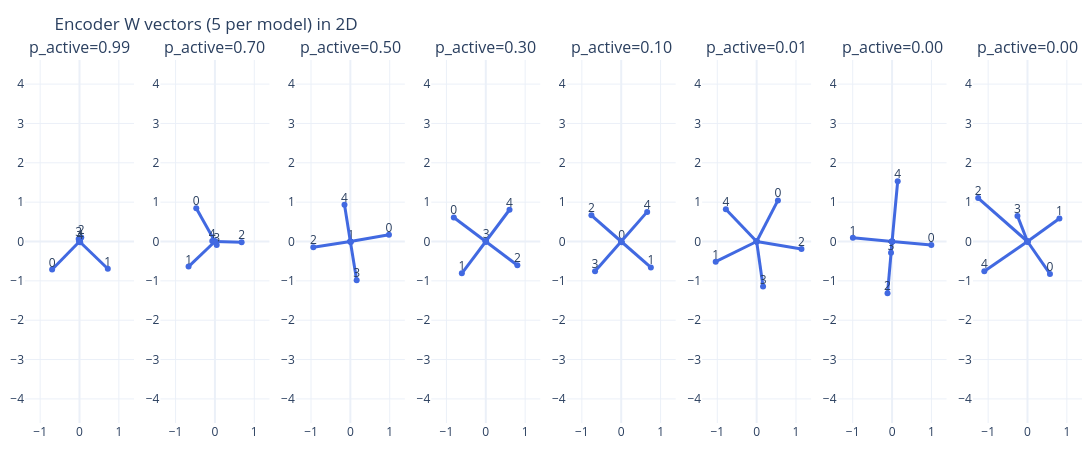

The code cell stored with this chart in its notebook:
### Code cell
from plotly.subplots import make_subplots

# Training loop across configurations
results = {}

for (feature_dim, latent_dim) in feature_latent_pairs:
    for p_active in p_actives:
        # Fresh AutoEncoder instance for each (feature_dim, latent_dim, p_active)
        ae = AutoEncoder(feature_dim, latent_dim)

        dist = sparse_uniform_distribution(
            norm=1.0,
            p_active=p_active,
            n_features=feature_dim,
            n_samples=8_000,
            generator=Generator(device=device)
        )
        key = (feature_dim, latent_dim, p_active)
        importance = make_importance(uniform=False, shape=dist.shape[1:], base=0.9, exponential=1.0)
        # importance = make_importance(uniform=True, shape=dist.shape[1:], base=1.0)
        tm = ToyModel(
            f"tm_ae{feature_dim}_{p_active:.2f}", 
            ae, 
            dist 
        )

        tm.fit(epochs=700, importance=importance)
        results[key] = {
            'model': tm,
            'ae': ae,
            'dist': dist,
            'imp': importance
        }

        # Inspect learned W for this particular model
        (name_W, W_param), (name_b, b_param) = ae.named_parameters()
        W_print = W_param.detach().cpu().T  # shape (feature_dim, latent_dim)
        print(f"{tm.name}, key={key}, W=\n{W_print}\n")

# Access results via results.keys() or e.g. results[(features1, latent1, 0.99)]['model']
# 
# Collect all (key, W) from results, ensuring each W is taken from its own trained AutoEncoder
Ws = []
for key, value in results.items():
    ae = value['ae']
    (name_W, W_param), (name_b, b_param) = ae.named_parameters()
    W = W_param.detach().cpu().T  # shape (feature_dim, latent_dim) -> here (5, 2)
    print(f"key={key}, W=\n{W}\n")
    Ws.append((key, W))

if not Ws:
    raise RuntimeError("Could not find any W in results.")

n_models = len(Ws)
fig = make_subplots(
    rows=1,
    cols=n_models,
    subplot_titles=[f"p_active={key[2]:.2f}" for key, _ in Ws],
)

# Plot each model's 5 vectors in its own subplot, all on the same plane
for col_idx, (key, W) in enumerate(Ws, start=1):
    n_vec = W.shape[0]  # should be 5
    for i in range(n_vec):
        vx = W[i, 0].item()
        vy = W[i, 1].item()

        # Arrow from origin to (vx, vy)
        fig.add_trace(
            go.Scatter(
                x=[0.0, vx],
                y=[0.0, vy],
                mode="lines+markers",
                line=dict(width=3, color="royalblue"),
                marker=dict(size=6),
                showlegend=False,
            ),
            row=1,
            col=col_idx,
        )

        # Label the vector index at the head
        fig.add_trace(
            go.Scatter(
                x=[vx],
                y=[vy],
                mode="text",
                text=[f"{i}"],
                textposition="top center",
                showlegend=False,
                hoverinfo="skip",
            ),
            row=1,
            col=col_idx,
        )

    # Same plane for all 5 vectors of this model
    fig.update_xaxes(range=[-1.3, 1.3], zeroline=True, row=1, col=col_idx)
    fig.update_yaxes(
        range=[-1.3, 1.3],
        zeroline=True,
        scaleanchor=f"x{col_idx}",
        scaleratio=1,
        row=1,
        col=col_idx,
    )

fig.update_layout(
    title="Encoder W vectors (5 per model) in 2D",
    height=450,
    width=350 * n_models,
    template="plotly_white",
    margin=dict(t=60, l=10, r=10, b=10),
)

fig.show()

### Figure 1 — Plotly figure (JSON) as saved in the notebook; plotly's stock layout.template omitted (floating-point values rounded to 4 significant figures)
{"data": [{"line": {"color": "royalblue", "width": 3}, "marker": {"size": 6}, "mode": "lines+markers", "showlegend": false, "type": "scatter", "x": [0, -0.6961], "xaxis": "x", "y": [0, -0.7124], "yaxis": "y"}, {"hoverinfo": "skip", "mode": "text", "showlegend": false, "text": ["0"], "textposition": "top center", "type": "scatter", "x": [-0.6961], "xaxis": "x", "y": [-0.7124], "yaxis": "y"}, {"line": {"color": "royalblue", "width": 3}, "marker": {"size": 6}, "mode": "lines+markers", "showlegend": false, "type": "scatter", "x": [0, 0.7191], "xaxis": "x", "y": [0, -0.6922], "yaxis": "y"}, {"hoverinfo": "skip", "mode": "text", "showlegend": false, "text": ["1"], "textposition": "top center", "type": "scatter", "x": [0.7191], "xaxis": "x", "y": [-0.6922], "yaxis": "y"}, {"line": {"color": "royalblue", "width": 3}, "marker": {"size": 6}, "mode": "lines+markers", "showlegend": false, "type": "scatter", "x": [0, 0.04509], "xaxis": "x", "y": [0, 0.1025], "yaxis": "y"}, {"hoverinfo": "skip", "mode": "text", "showlegend": false, "text": ["2"], "textposition": "top center", "type": "scatter", "x": [0.04509], "xaxis": "x", "y": [0.1025], "yaxis": "y"}, {"line": {"color": "royalblue", "width": 3}, "marker": {"size": 6}, "mode": "lines+markers", "showlegend": false, "type": "scatter", "x": [0, -0.02181], "xaxis": "x", "y": [0, 0.06616], "yaxis": "y"}, {"hoverinfo": "skip", "mode": "text", "showlegend": false, "text": ["3"], "textposition": "top center", "type": "scatter", "x": [-0.02181], "xaxis": "x", "y": [0.06616], "yaxis": "y"}, {"line": {"color": "royalblue", "width": 3}, "marker": {"size": 6}, "mode": "lines+markers", "showlegend": false, "type": "scatter", "x": [0, 0.01766], "xaxis": "x", "y": [0, -0.01959], "yaxis": "y"}, {"hoverinfo": "skip", "mode": "text", "showlegend": false, "text": ["4"], "textposition": "top center", "type": "scatter", "x": [0.01766], "xaxis": "x", "y": [-0.01959], "yaxis": "y"}, {"line": {"color": "royalblue", "width": 3}, "marker": {"size": 6}, "mode": "lines+markers", "showlegend": false, "type": "scatter", "x": [0, -0.4742], "xaxis": "x2", "y": [0, 0.8452], "yaxis": "y2"}, {"hoverinfo": "skip", "mode": "text", "showlegend": false, "text": ["0"], "textposition": "top center", "type": "scatter", "x": [-0.4742], "xaxis": "x2", "y": [0.8452], "yaxis": "y2"}, {"line": {"color": "royalblue", "width": 3}, "marker": {"size": 6}, "mode": "lines+markers", "showlegend": false, "type": "scatter", "x": [0, -0.6696], "xaxis": "x2", "y": [0, -0.6379], "yaxis": "y2"}, {"hoverinfo": "skip", "mode": "text", "showlegend": false, "text": ["1"], "textposition": "top center", "type": "scatter", "x": [-0.6696], "xaxis": "x2", "y": [-0.6379], "yaxis": "y2"}, {"line": {"color": "royalblue", "width": 3}, "marker": {"size": 6}, "mode": "lines+markers", "showlegend": false, "type": "scatter", "x": [0, 0.6785], "xaxis": "x2", "y": [0, -0.01685], "yaxis": "y2"}, {"hoverinfo": "skip", "mode": "text", "showlegend": false, "text": ["2"], "textposition": "top center", "type": "scatter", "x": [0.6785], "xaxis": "x2", "y": [-0.01685], "yaxis": "y2"}, {"line": {"color": "royalblue", "width": 3}, "marker": {"size": 6}, "mode": "lines+markers", "showlegend": false, "type": "scatter", "x": [0, 0.04506], "xaxis": "x2", "y": [0, -0.09065], "yaxis": "y2"}, {"hoverinfo": "skip", "mode": "text", "showlegend": false, "text": ["3"], "textposition": "top center", "type": "scatter", "x": [0.04506], "xaxis": "x2", "y": [-0.09065], "yaxis": "y2"}, {"line": {"color": "royalblue", "width": 3}, "marker": {"size": 6}, "mode": "lines+markers", "showlegend": false, "type": "scatter", "x": [0, -0.06783], "xaxis": "x2", "y": [0, 0.01301], "yaxis": "y2"}, {"hoverinfo": "skip", "mode": "text", "showlegend": false, "text": ["4"], "textposition": "top center", "type": "scatter", "x": [-0.06783], "xaxis": "x2", "y": [0.01301], "yaxis": "y2"}, {"line": {"color": "royalblue", "width": 3}, "marker": {"size": 6}, "mode": "lines+markers", "showlegend": false, "type": "scatter", "x": [0, 0.9808], "xaxis": "x3", "y": [0, 0.1728], "yaxis": "y3"}, {"hoverinfo": "skip", "mode": "text", "showlegend": false, "text": ["0"], "textposition": "top center", "type": "scatter", "x": [0.9808], "xaxis": "x3", "y": [0.1728], "yaxis": "y3"}, {"line": {"color": "royalblue", "width": 3}, "marker": {"size": 6}, "mode": "lines+markers", "showlegend": false, "type": "scatter", "x": [0, 0.01256], "xaxis": "x3", "y": [0, -0.01074], "yaxis": "y3"}, {"hoverinfo": "skip", "mode": "text", "showlegend": false, "text": ["1"], "textposition": "top center", "type": "scatter", "x": [0.01256], "xaxis": "x3", "y": [-0.01074], "yaxis": "y3"}, {"line": {"color": "royalblue", "width": 3}, "marker": {"size": 6}, "mode": "lines+markers", "showlegend": false, "type": "scatter", "x": [0, -0.9409], "xaxis": "x3", "y": [0, -0.1443], "yaxis": "y3"}, {"hoverinfo": "skip", "mode": "text", "showlegend": false, "text": ["2"], "textposition": "top center", "type": "scatter", "x": [-0.9409], "xaxis": "x3", "y": [-0.1443], "yaxis": "y3"}, {"line": {"color": "royalblue", "width": 3}, "marker": {"size": 6}, "mode": "lines+markers", "showlegend": false, "type": "scatter", "x": [0, 0.1602], "xaxis": "x3", "y": [0, -0.9831], "yaxis": "y3"}, {"hoverinfo": "skip", "mode": "text", "showlegend": false, "text": ["3"], "textposition": "top center", "type": "scatter", "x": [0.1602], "xaxis": "x3", "y": [-0.9831], "yaxis": "y3"}, {"line": {"color": "royalblue", "width": 3}, "marker": {"size": 6}, "mode": "lines+markers", "showlegend": false, "type": "scatter", "x": [0, -0.1488], "xaxis": "x3", "y": [0, 0.9327], "yaxis": "y3"}, {"hoverinfo": "skip", "mode": "text", "showlegend": false, "text": ["4"], "textposition": "top center", "type": "scatter", "x": [-0.1488], "xaxis": "x3", "y": [0.9327], "yaxis": "y3"}, {"line": {"color": "royalblue", "width": 3}, "marker": {"size": 6}, "mode": "lines+markers", "showlegend": false, "type": "scatter", "x": [0, -0.8128], "xaxis": "x4", "y": [0, 0.611], "yaxis": "y4"}, {"hoverinfo": "skip", "mode": "text", "showlegend": false, "text": ["0"], "textposition": "top center", "type": "scatter", "x": [-0.8128], "xaxis": "x4", "y": [0.611], "yaxis": "y4"}, {"line": {"color": "royalblue", "width": 3}, "marker": {"size": 6}, "mode": "lines+markers", "showlegend": false, "type": "scatter", "x": [0, -0.6087], "xaxis": "x4", "y": [0, -0.8096], "yaxis": "y4"}, {"hoverinfo": "skip", "mode": "text", "showlegend": false, "text": ["1"], "textposition": "top center", "type": "scatter", "x": [-0.6087], "xaxis": "x4", "y": [-0.8096], "yaxis": "y4"}, {"line": {"color": "royalblue", "width": 3}, "marker": {"size": 6}, "mode": "lines+markers", "showlegend": false, "type": "scatter", "x": [0, 0.8023], "xaxis": "x4", "y": [0, -0.6017], "yaxis": "y4"}, {"hoverinfo": "skip", "mode": "text", "showlegend": false, "text": ["2"], "textposition": "top center", "type": "scatter", "x": [0.8023], "xaxis": "x4", "y": [-0.6017], "yaxis": "y4"}, {"line": {"color": "royalblue", "width": 3}, "marker": {"size": 6}, "mode": "lines+markers", "showlegend": false, "type": "scatter", "x": [0, 0.00733], "xaxis": "x4", "y": [0, 0.006971], "yaxis": "y4"}, {"hoverinfo": "skip", "mode": "text", "showlegend": false, "text": ["3"], "textposition": "top center", "type": "scatter", "x": [0.00733], "xaxis": "x4", "y": [0.006971], "yaxis": "y4"}, {"line": {"color": "royalblue", "width": 3}, "marker": {"size": 6}, "mode": "lines+markers", "showlegend": false, "type": "scatter", "x": [0, 0.6033], "xaxis": "x4", "y": [0, 0.8074], "yaxis": "y4"}, {"hoverinfo": "skip", "mode": "text", "showlegend": false, "text": ["4"], "textposition": "top center", "type": "scatter", "x": [0.6033], "xaxis": "x4", "y": [0.8074], "yaxis": "y4"}, {"line": {"color": "royalblue", "width": 3}, "marker": {"size": 6}, "mode": "lines+markers", "showlegend": false, "type": "scatter", "x": [0, 0.01339], "xaxis": "x5", "y": [0, -0.01642], "yaxis": "y5"}, {"hoverinfo": "skip", "mode": "text", "showlegend": false, "text": ["0"], "textposition": "top center", "type": "scatter", "x": [0.01339], "xaxis": "x5", "y": [-0.01642], "yaxis": "y5"}, {"line": {"color": "royalblue", "width": 3}, "marker": {"size": 6}, "mode": "lines+markers", "showlegend": false, "type": "scatter", "x": [0, 0.7533], "xaxis": "x5", "y": [0, -0.6595], "yaxis": "y5"}, {"hoverinfo": "skip", "mode": "text", "showlegend": false, "text": ["1"], "textposition": "top center", "type": "scatter", "x": [0.7533], "xaxis": "x5", "y": [-0.6595], "yaxis": "y5"}, {"line": {"color": "royalblue", "width": 3}, "marker": {"size": 6}, "mode": "lines+markers", "showlegend": false, "type": "scatter", "x": [0, -0.7574], "xaxis": "x5", "y": [0, 0.6662], "yaxis": "y5"}, {"hoverinfo": "skip", "mode": "text", "showlegend": false, "text": ["2"], "textposition": "top center", "type": "scatter", "x": [-0.7574], "xaxis": "x5", "y": [0.6662], "yaxis": "y5"}, {"line": {"color": "royalblue", "width": 3}, "marker": {"size": 6}, "mode": "lines+markers", "showlegend": false, "type": "scatter", "x": [0, -0.6648], "xaxis": "x5", "y": [0, -0.7569], "yaxis": "y5"}, {"hoverinfo": "skip", "mode": "text", "showlegend": false, "text": ["3"], "textposition": "top center", "type": "scatter", "x": [-0.6648], "xaxis": "x5", "y": [-0.7569], "yaxis": "y5"}, {"line": {"color": "royalblue", "width": 3}, "marker": {"size": 6}, "mode": "lines+markers", "showlegend": false, "type": "scatter", "x": [0, 0.6595], "xaxis": "x5", "y": [0, 0.7527], "yaxis": "y5"}, {"hoverinfo": "skip", "mode": "text", "showlegend": false, "text": ["4"], "textposition": "top center", "type": "scatter", "x": [0.6595], "xaxis": "x5", "y": [0.7527], "yaxis": "y5"}, {"line": {"color": "royalblue", "width": 3}, "marker": {"size": 6}, "mode": "lines+markers", "showlegend": false, "type": "scatter", "x": [0, 0.5408], "xaxis": "x6", "y": [0, 1.045], "yaxis": "y6"}, {"hoverinfo": "skip", "mode": "text", "showlegend": false, "text": ["0"], "textposition": "top center", "type": "scatter", "x": [0.5408], "xaxis": "x6", "y": [1.045], "yaxis": "y6"}, {"line": {"color": "royalblue", "width": 3}, "marker": {"size": 6}, "mode": "lines+markers", "showlegend": false, "type": "scatter", "x": [0, -1.04], "xaxis": "x6", "y": [0, -0.5115], "yaxis": "y6"}, {"hoverinfo": "skip", "mode": "text", "showlegend": false, "text": ["1"], "textposition": "top center", "type": "scatter", "x": [-1.04], "xaxis": "x6", "y": [-0.5115], "yaxis": "y6"}, {"line": {"color": "royalblue", "width": 3}, "marker": {"size": 6}, "mode": "lines+markers", "showlegend": false, "type": "scatter", "x": [0, 1.139], "xaxis": "x6", "y": [0, -0.1886], "yaxis": "y6"}, {"hoverinfo": "skip", "mode": "text", "showlegend": false, "text": ["2"], "textposition": "top center", "type": "scatter", "x": [1.139], "xaxis": "x6", "y": [-0.1886], "yaxis": "y6"}, {"line": {"color": "royalblue", "width": 3}, "marker": {"size": 6}, "mode": "lines+markers", "showlegend": false, "type": "scatter", "x": [0, 0.1634], "xaxis": "x6", "y": [0, -1.144], "yaxis": "y6"}, {"hoverinfo": "skip", "mode": "text", "showlegend": false, "text": ["3"], "textposition": "top center", "type": "scatter", "x": [0.1634], "xaxis": "x6", "y": [-1.144], "yaxis": "y6"}, {"line": {"color": "royalblue", "width": 3}, "marker": {"size": 6}, "mode": "lines+markers", "showlegend": false, "type": "scatter", "x": [0, -0.7824], "xaxis": "x6", "y": [0, 0.8218], "yaxis": "y6"}, {"hoverinfo": "skip", "mode": "text", "showlegend": false, "text": ["4"], "textposition": "top center", "type": "scatter", "x": [-0.7824], "xaxis": "x6", "y": [0.8218], "yaxis": "y6"}, {"line": {"color": "royalblue", "width": 3}, "marker": {"size": 6}, "mode": "lines+markers", "showlegend": false, "type": "scatter", "x": [0, 0.9972], "xaxis": "x7", "y": [0, -0.08803], "yaxis": "y7"}, {"hoverinfo": "skip", "mode": "text", "showlegend": false, "text": ["0"], "textposition": "top center", "type": "scatter", "x": [0.9972], "xaxis": "x7", "y": [-0.08803], "yaxis": "y7"}, {"line": {"color": "royalblue", "width": 3}, "marker": {"size": 6}, "mode": "lines+markers", "showlegend": false, "type": "scatter", "x": [0, -0.9959], "xaxis": "x7", "y": [0, 0.09241], "yaxis": "y7"}, {"hoverinfo": "skip", "mode": "text", "showlegend": false, "text": ["1"], "textposition": "top center", "type": "scatter", "x": [-0.9959], "xaxis": "x7", "y": [0.09241], "yaxis": "y7"}, {"line": {"color": "royalblue", "width": 3}, "marker": {"size": 6}, "mode": "lines+markers", "showlegend": false, "type": "scatter", "x": [0, -0.1155], "xaxis": "x7", "y": [0, -1.317], "yaxis": "y7"}, {"hoverinfo": "skip", "mode": "text", "showlegend": false, "text": ["2"], "textposition": "top center", "type": "scatter", "x": [-0.1155], "xaxis": "x7", "y": [-1.317], "yaxis": "y7"}, {"line": {"color": "royalblue", "width": 3}, "marker": {"size": 6}, "mode": "lines+markers", "showlegend": false, "type": "scatter", "x": [0, -0.02667], "xaxis": "x7", "y": [0, -0.2862], "yaxis": "y7"}, {"hoverinfo": "skip", "mode": "text", "showlegend": false, "text": ["3"], "textposition": "top center", "type": "scatter", "x": [-0.02667], "xaxis": "x7", "y": [-0.2862], "yaxis": "y7"}, {"line": {"color": "royalblue", "width": 3}, "marker": {"size": 6}, "mode": "lines+markers", "showlegend": false, "type": "scatter", "x": [0, 0.1432], "xaxis": "x7", "y": [0, 1.533], "yaxis": "y7"}, {"hoverinfo": "skip", "mode": "text", "showlegend": false, "text": ["4"], "textposition": "top center", "type": "scatter", "x": [0.1432], "xaxis": "x7", "y": [1.533], "yaxis": "y7"}, {"line": {"color": "royalblue", "width": 3}, "marker": {"size": 6}, "mode": "lines+markers", "showlegend": false, "type": "scatter", "x": [0, 0.5708], "xaxis": "x8", "y": [0, -0.8252], "yaxis": "y8"}, {"hoverinfo": "skip", "mode": "text", "showlegend": false, "text": ["0"], "textposition": "top center", "type": "scatter", "x": [0.5708], "xaxis": "x8", "y": [-0.8252], "yaxis": "y8"}, {"line": {"color": "royalblue", "width": 3}, "marker": {"size": 6}, "mode": "lines+markers", "showlegend": false, "type": "scatter", "x": [0, 0.8112], "xaxis": "x8", "y": [0, 0.5848], "yaxis": "y8"}, {"hoverinfo": "skip", "mode": "text", "showlegend": false, "text": ["1"], "textposition": "top center", "type": "scatter", "x": [0.8112], "xaxis": "x8", "y": [0.5848], "yaxis": "y8"}, {"line": {"color": "royalblue", "width": 3}, "marker": {"size": 6}, "mode": "lines+markers", "showlegend": false, "type": "scatter", "x": [0, -1.253], "xaxis": "x8", "y": [0, 1.105], "yaxis": "y8"}, {"hoverinfo": "skip", "mode": "text", "showlegend": false, "text": ["2"], "textposition": "top center", "type": "scatter", "x": [-1.253], "xaxis": "x8", "y": [1.105], "yaxis": "y8"}, {"line": {"color": "royalblue", "width": 3}, "marker": {"size": 6}, "mode": "lines+markers", "showlegend": false, "type": "scatter", "x": [0, -0.2552], "xaxis": "x8", "y": [0, 0.6504], "yaxis": "y8"}, {"hoverinfo": "skip", "mode": "text", "showlegend": false, "text": ["3"], "textposition": "top center", "type": "scatter", "x": [-0.2552], "xaxis": "x8", "y": [0.6504], "yaxis": "y8"}, {"line": {"color": "royalblue", "width": 3}, "marker": {"size": 6}, "mode": "lines+markers", "showlegend": false, "type": "scatter", "x": [0, -1.097], "xaxis": "x8", "y": [0, -0.7583], "yaxis": "y8"}, {"hoverinfo": "skip", "mode": "text", "showlegend": false, "text": ["4"], "textposition": "top center", "type": "scatter", "x": [-1.097], "xaxis": "x8", "y": [-0.7583], "yaxis": "y8"}], "layout": {"annotations": [{"font": {"size": 16}, "showarrow": false, "text": "p_active=0.99", "x": 0.05156, "xanchor": "center", "xref": "paper", "y": 1, "yanchor": "bottom", "yref": "paper"}, {"font": {"size": 16}, "showarrow": false, "text": "p_active=0.70", "x": 0.1797, "xanchor": "center", "xref": "paper", "y": 1, "yanchor": "bottom", "yref": "paper"}, {"font": {"size": 16}, "showarrow": false, "text": "p_active=0.50", "x": 0.3078, "xanchor": "center", "xref": "paper", "y": 1, "yanchor": "bottom", "yref": "paper"}, {"font": {"size": 16}, "showarrow": false, "text": "p_active=0.30", "x": 0.4359, "xanchor": "center", "xref": "paper", "y": 1, "yanchor": "bottom", "yref": "paper"}, {"font": {"size": 16}, "showarrow": false, "text": "p_active=0.10", "x": 0.5641, "xanchor": "center", "xref": "paper", "y": 1, "yanchor": "bottom", "yref": "paper"}, {"font": {"size": 16}, "showarrow": false, "text": "p_active=0.01", "x": 0.6922, "xanchor": "center", "xref": "paper", "y": 1, "yanchor": "bottom", "yref": "paper"}, {"font": {"size": 16}, "showarrow": false, "text": "p_active=0.00", "x": 0.8203, "xanchor": "center", "xref": "paper", "y": 1, "yanchor": "bottom", "yref": "paper"}, {"font": {"size": 16}, "showarrow": false, "text": "p_active=0.00", "x": 0.9484, "xanchor": "center", "xref": "paper", "y": 1, "yanchor": "bottom", "yref": "paper"}], "height": 450, "margin": {"b": 10, "l": 10, "r": 10, "t": 60}, "title": {"text": "Encoder W vectors (5 per model) in 2D"}, "width": 2800, "xaxis": {"anchor": "y", "domain": [0, 0.1031], "range": [-1.3, 1.3], "zeroline": true}, "xaxis2": {"anchor": "y2", "domain": [0.1281, 0.2312], "range": [-1.3, 1.3], "zeroline": true}, "xaxis3": {"anchor": "y3", "domain": [0.2562, 0.3594], "range": [-1.3, 1.3], "zeroline": true}, "xaxis4": {"anchor": "y4", "domain": [0.3844, 0.4875], "range": [-1.3, 1.3], "zeroline": true}, "xaxis5": {"anchor": "y5", "domain": [0.5125, 0.6156], "range": [-1.3, 1.3], "zeroline": true}, "xaxis6": {"anchor": "y6", "domain": [0.6406, 0.7438], "range": [-1.3, 1.3], "zeroline": true}, "xaxis7": {"anchor": "y7", "domain": [0.7687, 0.8719], "range": [-1.3, 1.3], "zeroline": true}, "xaxis8": {"anchor": "y8", "domain": [0.8969, 1], "range": [-1.3, 1.3], "zeroline": true}, "yaxis": {"anchor": "x", "domain": [0, 1], "range": [-1.3, 1.3], "scaleanchor": "x", "scaleratio": 1, "zeroline": true}, "yaxis2": {"anchor": "x2", "domain": [0, 1], "range": [-1.3, 1.3], "scaleanchor": "x2", "scaleratio": 1, "zeroline": true}, "yaxis3": {"anchor": "x3", "domain": [0, 1], "range": [-1.3, 1.3], "scaleanchor": "x3", "scaleratio": 1, "zeroline": true}, "yaxis4": {"anchor": "x4", "domain": [0, 1], "range": [-1.3, 1.3], "scaleanchor": "x4", "scaleratio": 1, "zeroline": true}, "yaxis5": {"anchor": "x5", "domain": [0, 1], "range": [-1.3, 1.3], "scaleanchor": "x5", "scaleratio": 1, "zeroline": true}, "yaxis6": {"anchor": "x6", "domain": [0, 1], "range": [-1.3, 1.3], "scaleanchor": "x6", "scaleratio": 1, "zeroline": true}, "yaxis7": {"anchor": "x7", "domain": [0, 1], "range": [-1.3, 1.3], "scaleanchor": "x7", "scaleratio": 1, "zeroline": true}, "yaxis8": {"anchor": "x8", "domain": [0, 1], "range": [-1.3, 1.3], "scaleanchor": "x8", "scaleratio": 1, "zeroline": true}}}
